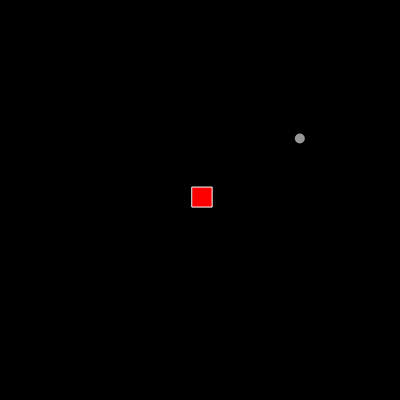
Frame 1 (no input)
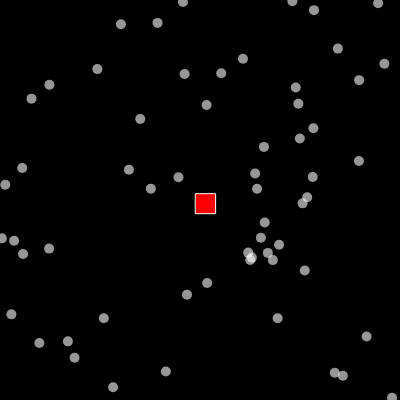
Frame 60 (no input)
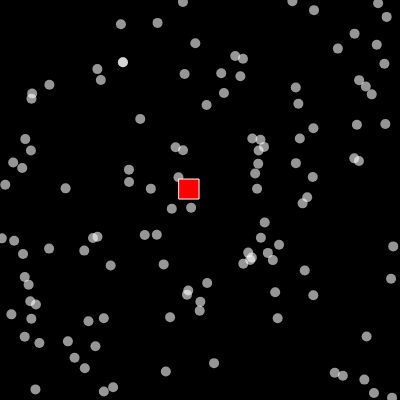
Frame 120 (the mouse pressed at the canvas centre since frame 60)

The p5.js sketch that drew these frames (run headless with seeded random() and noise() and a simulated clock; from frame 60 on, the mouse is pressed at the canvas centre):

// p5.js sketch
// ── sketch.js
let x = 200;
let y = 200;
let extraCanvas;

function setup() {
  createCanvas(400, 400);
  extraCanvas = createGraphics(400, 400);
  extraCanvas.clear();
  background(0);
}

function draw() {
  background(0);
  x += random(-5, 5);
  y += random(-5, 5);

  extraCanvas.fill(255, 150);
  extraCanvas.noStroke();
  extraCanvas.ellipse(random(width), random(height), 10, 10);

  image(extraCanvas, 0, 0);

  fill(255, 0, 0); 
  stroke(255);
  rectMode(CENTER);
  rect(x, y, 20, 20);
}
